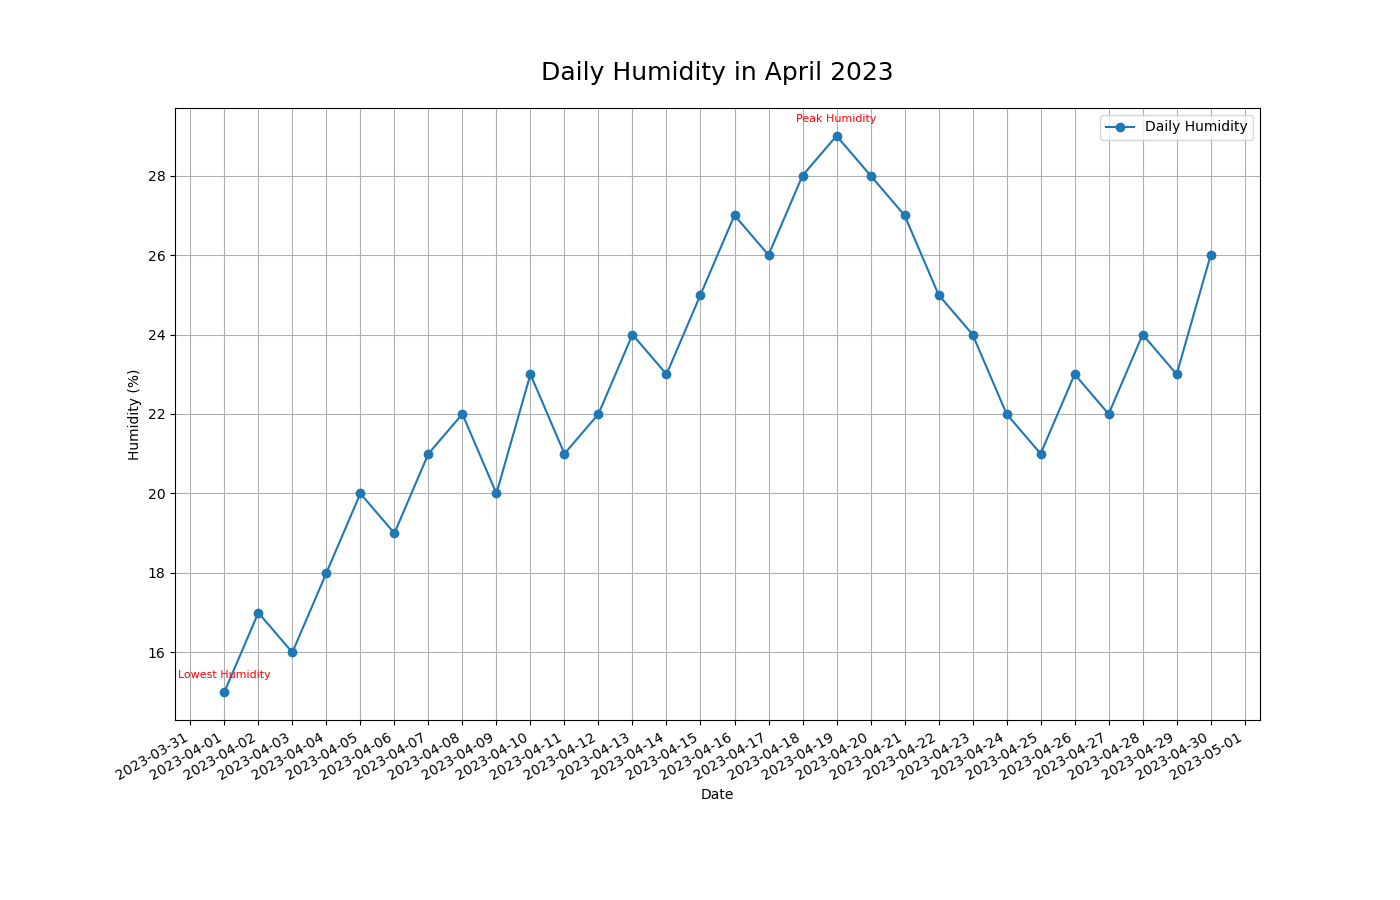

Source code (Python):

import matplotlib.pyplot as plt
from matplotlib.dates import DateFormatter
import matplotlib.dates as mdates
import pandas as pd

data = [
    {'Date': '2023-04-01', 'Value': 15},
    {'Date': '2023-04-02', 'Value': 17},
    {'Date': '2023-04-03', 'Value': 16},
    {'Date': '2023-04-04', 'Value': 18},
    {'Date': '2023-04-05', 'Value': 20},
    {'Date': '2023-04-06', 'Value': 19},
    {'Date': '2023-04-07', 'Value': 21},
    {'Date': '2023-04-08', 'Value': 22},
    {'Date': '2023-04-09', 'Value': 20},
    {'Date': '2023-04-10', 'Value': 23},
    {'Date': '2023-04-11', 'Value': 21},
    {'Date': '2023-04-12', 'Value': 22},
    {'Date': '2023-04-13', 'Value': 24},
    {'Date': '2023-04-14', 'Value': 23},
    {'Date': '2023-04-15', 'Value': 25},
    {'Date': '2023-04-16', 'Value': 27},
    {'Date': '2023-04-17', 'Value': 26},
    {'Date': '2023-04-18', 'Value': 28},
    {'Date': '2023-04-19', 'Value': 29},
    {'Date': '2023-04-20', 'Value': 28},
    {'Date': '2023-04-21', 'Value': 27},
    {'Date': '2023-04-22', 'Value': 25},
    {'Date': '2023-04-23', 'Value': 24},
    {'Date': '2023-04-24', 'Value': 22},
    {'Date': '2023-04-25', 'Value': 21},
    {'Date': '2023-04-26', 'Value': 23},
    {'Date': '2023-04-27', 'Value': 22},
    {'Date': '2023-04-28', 'Value': 24},
    {'Date': '2023-04-29', 'Value': 23},
    {'Date': '2023-04-30', 'Value': 26}
]

df = pd.DataFrame(data)
df['Date'] = pd.to_datetime(df['Date'])
df.sort_values('Date', inplace=True)

plt.figure(figsize=(14, 9))
plt.plot(df['Date'], df['Value'], label='Daily Humidity', color='#1f77b4', linestyle='-', marker='o')
plt.gca().xaxis.set_major_formatter(DateFormatter('%Y-%m-%d'))
plt.gca().xaxis.set_major_locator(mdates.DayLocator(interval=1))
plt.gcf().autofmt_xdate()

plt.title('Daily Humidity in April 2023', fontsize=18, pad=20)
plt.xlabel('Date')
plt.ylabel('Humidity (%)')
plt.legend(loc='upper right')
plt.grid(True)

annotations = {
    '2023-04-19': 'Peak Humidity',
    '2023-04-01': 'Lowest Humidity'
}
for date, label in annotations.items():
    plt.annotate(label, (pd.to_datetime(date), df[df['Date'] == pd.to_datetime(date)]['Value'].values[0]),
                 textcoords="offset points", xytext=(0,10), ha='center', fontsize=8, color='red')

plt.show()
